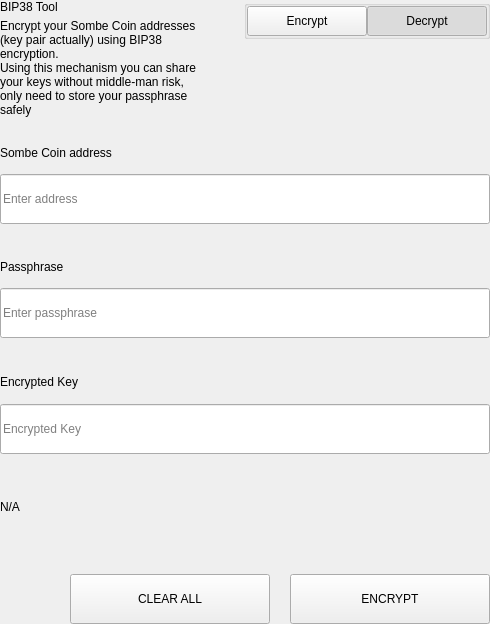
<?xml version="1.0" encoding="UTF-8"?>
<ui version="4.0">
 <class>SettingsBitToolWidget</class>
 <widget class="QWidget" name="SettingsBitToolWidget">
  <property name="geometry">
   <rect>
    <x>0</x>
    <y>0</y>
    <width>490</width>
    <height>624</height>
   </rect>
  </property>
  <property name="windowTitle">
   <string>Form</string>
  </property>
  <layout class="QVBoxLayout" name="verticalLayout">
   <property name="spacing">
    <number>0</number>
   </property>
   <property name="leftMargin">
    <number>0</number>
   </property>
   <property name="topMargin">
    <number>0</number>
   </property>
   <property name="rightMargin">
    <number>0</number>
   </property>
   <property name="bottomMargin">
    <number>0</number>
   </property>
   <item>
    <widget class="QWidget" name="left" native="true">
     <layout class="QVBoxLayout" name="verticalLayout_3">
      <property name="leftMargin">
       <number>0</number>
      </property>
      <property name="topMargin">
       <number>0</number>
      </property>
      <property name="rightMargin">
       <number>0</number>
      </property>
      <property name="bottomMargin">
       <number>0</number>
      </property>
      <item>
       <layout class="QVBoxLayout" name="verticalLayout_2">
        <property name="spacing">
         <number>0</number>
        </property>
        <item>
         <layout class="QHBoxLayout" name="horizontalLayout_3" stretch="3,1">
          <property name="spacing">
           <number>40</number>
          </property>
          <item>
           <layout class="QVBoxLayout" name="verticalLayoutTitle">
            <property name="spacing">
             <number>5</number>
            </property>
            <item>
             <widget class="QLabel" name="labelTitle">
              <property name="text">
               <string>BIP38 Tool</string>
              </property>
             </widget>
            </item>
            <item>
             <widget class="QLabel" name="labelSubtitle1">
              <property name="text">
               <string>Encrypt your Sombe Coin addresses (key pair actually) using BIP38 encryption.
Using this mechanism you can share your keys without middle-man risk, only need to store your passphrase safely</string>
              </property>
              <property name="wordWrap">
               <bool>true</bool>
              </property>
             </widget>
            </item>
           </layout>
          </item>
          <item alignment="Qt::AlignTop">
           <widget class="QGroupBox" name="groupBox">
            <property name="title">
             <string/>
            </property>
            <property name="alignment">
             <set>Qt::AlignLeading|Qt::AlignLeft|Qt::AlignTop</set>
            </property>
            <layout class="QHBoxLayout" name="horizontalLayout_4">
             <property name="spacing">
              <number>0</number>
             </property>
             <property name="leftMargin">
              <number>0</number>
             </property>
             <property name="topMargin">
              <number>0</number>
             </property>
             <property name="rightMargin">
              <number>0</number>
             </property>
             <property name="bottomMargin">
              <number>0</number>
             </property>
             <item>
              <spacer name="horizontalSpacer">
               <property name="orientation">
                <enum>Qt::Horizontal</enum>
               </property>
               <property name="sizeHint" stdset="0">
                <size>
                 <width>40</width>
                 <height>20</height>
                </size>
               </property>
              </spacer>
             </item>
             <item>
              <widget class="QPushButton" name="pushLeft">
               <property name="minimumSize">
                <size>
                 <width>120</width>
                 <height>30</height>
                </size>
               </property>
               <property name="maximumSize">
                <size>
                 <width>120</width>
                 <height>30</height>
                </size>
               </property>
               <property name="focusPolicy">
                <enum>Qt::NoFocus</enum>
               </property>
               <property name="text">
                <string>Encrypt</string>
               </property>
               <property name="checkable">
                <bool>true</bool>
               </property>
               <property name="autoExclusive">
                <bool>true</bool>
               </property>
              </widget>
             </item>
             <item>
              <widget class="QPushButton" name="pushRight">
               <property name="minimumSize">
                <size>
                 <width>120</width>
                 <height>30</height>
                </size>
               </property>
               <property name="maximumSize">
                <size>
                 <width>120</width>
                 <height>30</height>
                </size>
               </property>
               <property name="focusPolicy">
                <enum>Qt::NoFocus</enum>
               </property>
               <property name="text">
                <string>Decrypt</string>
               </property>
               <property name="checkable">
                <bool>true</bool>
               </property>
               <property name="checked">
                <bool>true</bool>
               </property>
               <property name="autoExclusive">
                <bool>true</bool>
               </property>
              </widget>
             </item>
            </layout>
           </widget>
          </item>
         </layout>
        </item>
        <item>
         <widget class="QStackedWidget" name="stackedWidget">
          <property name="currentIndex">
           <number>1</number>
          </property>
          <widget class="QWidget" name="pageDecrypt">
           <layout class="QVBoxLayout" name="verticalLayout_5">
            <property name="spacing">
             <number>0</number>
            </property>
            <property name="leftMargin">
             <number>0</number>
            </property>
            <property name="topMargin">
             <number>0</number>
            </property>
            <property name="rightMargin">
             <number>0</number>
            </property>
            <property name="bottomMargin">
             <number>0</number>
            </property>
            <item>
             <widget class="QWidget" name="widget" native="true">
              <property name="minimumSize">
               <size>
                <width>0</width>
                <height>100</height>
               </size>
              </property>
              <layout class="QVBoxLayout" name="verticalLayout_4">
               <property name="spacing">
                <number>0</number>
               </property>
               <property name="leftMargin">
                <number>0</number>
               </property>
               <property name="topMargin">
                <number>0</number>
               </property>
               <property name="rightMargin">
                <number>0</number>
               </property>
               <property name="bottomMargin">
                <number>0</number>
               </property>
               <item>
                <spacer name="verticalSpacer_2">
                 <property name="orientation">
                  <enum>Qt::Vertical</enum>
                 </property>
                 <property name="sizeType">
                  <enum>QSizePolicy::Fixed</enum>
                 </property>
                 <property name="sizeHint" stdset="0">
                  <size>
                   <width>20</width>
                   <height>20</height>
                  </size>
                 </property>
                </spacer>
               </item>
               <item>
                <layout class="QHBoxLayout" name="horizontalLayout_6" stretch="2">
                 <property name="spacing">
                  <number>0</number>
                 </property>
                 <item>
                  <layout class="QVBoxLayout" name="verticalLayout_7">
                   <property name="spacing">
                    <number>9</number>
                   </property>
                   <item>
                    <widget class="QLabel" name="labelSubtitleKey">
                     <property name="minimumSize">
                      <size>
                       <width>0</width>
                       <height>20</height>
                      </size>
                     </property>
                     <property name="maximumSize">
                      <size>
                       <width>16777215</width>
                       <height>20</height>
                      </size>
                     </property>
                     <property name="text">
                      <string>Encrypted key</string>
                     </property>
                    </widget>
                   </item>
                   <item>
                    <widget class="QLineEdit" name="lineEditKey">
                     <property name="minimumSize">
                      <size>
                       <width>0</width>
                       <height>50</height>
                      </size>
                     </property>
                     <property name="maximumSize">
                      <size>
                       <width>16777215</width>
                       <height>50</height>
                      </size>
                     </property>
                     <property name="placeholderText">
                      <string>Enter a encrypted key</string>
                     </property>
                    </widget>
                   </item>
                  </layout>
                 </item>
                </layout>
               </item>
               <item>
                <spacer name="verticalSpacer_3">
                 <property name="orientation">
                  <enum>Qt::Vertical</enum>
                 </property>
                 <property name="sizeType">
                  <enum>QSizePolicy::Fixed</enum>
                 </property>
                 <property name="sizeHint" stdset="0">
                  <size>
                   <width>20</width>
                   <height>20</height>
                  </size>
                 </property>
                </spacer>
               </item>
               <item>
                <layout class="QVBoxLayout" name="verticalLayout_9">
                 <property name="spacing">
                  <number>9</number>
                 </property>
                 <item>
                  <widget class="QLabel" name="labelSubtitlePassphrase">
                   <property name="maximumSize">
                    <size>
                     <width>16777215</width>
                     <height>20</height>
                    </size>
                   </property>
                   <property name="text">
                    <string>Passphrase</string>
                   </property>
                  </widget>
                 </item>
                 <item>
                  <widget class="QLineEdit" name="lineEditPassphrase">
                   <property name="minimumSize">
                    <size>
                     <width>0</width>
                     <height>50</height>
                    </size>
                   </property>
                   <property name="maximumSize">
                    <size>
                     <width>16777215</width>
                     <height>50</height>
                    </size>
                   </property>
                   <property name="placeholderText">
                    <string>Enter a passphrase</string>
                   </property>
                  </widget>
                 </item>
                </layout>
               </item>
               <item>
                <spacer name="verticalSpacer_4">
                 <property name="orientation">
                  <enum>Qt::Vertical</enum>
                 </property>
                 <property name="sizeType">
                  <enum>QSizePolicy::Fixed</enum>
                 </property>
                 <property name="sizeHint" stdset="0">
                  <size>
                   <width>20</width>
                   <height>20</height>
                  </size>
                 </property>
                </spacer>
               </item>
               <item>
                <widget class="QWidget" name="widget_3" native="true">
                 <property name="sizePolicy">
                  <sizepolicy hsizetype="Preferred" vsizetype="Fixed">
                   <horstretch>0</horstretch>
                   <verstretch>0</verstretch>
                  </sizepolicy>
                 </property>
                 <layout class="QVBoxLayout" name="verticalLayout_10">
                  <property name="spacing">
                   <number>9</number>
                  </property>
                  <property name="leftMargin">
                   <number>0</number>
                  </property>
                  <property name="topMargin">
                   <number>0</number>
                  </property>
                  <property name="rightMargin">
                   <number>0</number>
                  </property>
                  <property name="bottomMargin">
                   <number>0</number>
                  </property>
                  <item>
                   <widget class="QLabel" name="labelSubtitleDecryptResult">
                    <property name="minimumSize">
                     <size>
                      <width>0</width>
                      <height>20</height>
                     </size>
                    </property>
                    <property name="maximumSize">
                     <size>
                      <width>16777215</width>
                      <height>20</height>
                     </size>
                    </property>
                    <property name="text">
                     <string>Decrypted address result</string>
                    </property>
                   </widget>
                  </item>
                  <item>
                   <widget class="QWidget" name="widget_4" native="true">
                    <layout class="QHBoxLayout" name="horizontalLayout" stretch="6,0,1">
                     <property name="spacing">
                      <number>0</number>
                     </property>
                     <property name="leftMargin">
                      <number>0</number>
                     </property>
                     <property name="topMargin">
                      <number>0</number>
                     </property>
                     <property name="rightMargin">
                      <number>0</number>
                     </property>
                     <property name="bottomMargin">
                      <number>0</number>
                     </property>
                     <item alignment="Qt::AlignVCenter">
                      <widget class="QLineEdit" name="lineEditDecryptResult">
                       <property name="minimumSize">
                        <size>
                         <width>0</width>
                         <height>50</height>
                        </size>
                       </property>
                       <property name="maximumSize">
                        <size>
                         <width>16777215</width>
                         <height>50</height>
                        </size>
                       </property>
                       <property name="placeholderText">
                        <string>Decrypted Address</string>
                       </property>
                      </widget>
                     </item>
                     <item>
                      <spacer name="horizontalSpacer_4">
                       <property name="orientation">
                        <enum>Qt::Horizontal</enum>
                       </property>
                       <property name="sizeType">
                        <enum>QSizePolicy::Fixed</enum>
                       </property>
                       <property name="sizeHint" stdset="0">
                        <size>
                         <width>20</width>
                         <height>50</height>
                        </size>
                       </property>
                      </spacer>
                     </item>
                     <item>
                      <widget class="QPushButton" name="pushButtonImport">
                       <property name="minimumSize">
                        <size>
                         <width>140</width>
                         <height>40</height>
                        </size>
                       </property>
                       <property name="text">
                        <string>Import Address</string>
                       </property>
                      </widget>
                     </item>
                    </layout>
                   </widget>
                  </item>
                 </layout>
                </widget>
               </item>
               <item>
                <widget class="QLabel" name="statusLabel_DEC">
                 <property name="maximumSize">
                  <size>
                   <width>16777215</width>
                   <height>40</height>
                  </size>
                 </property>
                 <property name="text">
                  <string/>
                 </property>
                </widget>
               </item>
               <item>
                <spacer name="verticalSpacer">
                 <property name="orientation">
                  <enum>Qt::Vertical</enum>
                 </property>
                 <property name="sizeType">
                  <enum>QSizePolicy::Preferred</enum>
                 </property>
                 <property name="sizeHint" stdset="0">
                  <size>
                   <width>20</width>
                   <height>20</height>
                  </size>
                 </property>
                </spacer>
               </item>
               <item>
                <layout class="QHBoxLayout" name="horizontalLayout_7">
                 <property name="spacing">
                  <number>0</number>
                 </property>
                 <item>
                  <spacer name="horizontalSpacer_5">
                   <property name="orientation">
                    <enum>Qt::Horizontal</enum>
                   </property>
                   <property name="sizeType">
                    <enum>QSizePolicy::Expanding</enum>
                   </property>
                   <property name="sizeHint" stdset="0">
                    <size>
                     <width>40</width>
                     <height>20</height>
                    </size>
                   </property>
                  </spacer>
                 </item>
                 <item>
                  <widget class="QPushButton" name="pushButtonDecryptClear">
                   <property name="minimumSize">
                    <size>
                     <width>200</width>
                     <height>50</height>
                    </size>
                   </property>
                   <property name="maximumSize">
                    <size>
                     <width>200</width>
                     <height>50</height>
                    </size>
                   </property>
                   <property name="text">
                    <string>CLEAR</string>
                   </property>
                  </widget>
                 </item>
                 <item>
                  <spacer name="horizontalSpacer_3">
                   <property name="orientation">
                    <enum>Qt::Horizontal</enum>
                   </property>
                   <property name="sizeType">
                    <enum>QSizePolicy::Fixed</enum>
                   </property>
                   <property name="sizeHint" stdset="0">
                    <size>
                     <width>20</width>
                     <height>20</height>
                    </size>
                   </property>
                  </spacer>
                 </item>
                 <item>
                  <widget class="QPushButton" name="pushButtonDecrypt">
                   <property name="minimumSize">
                    <size>
                     <width>200</width>
                     <height>50</height>
                    </size>
                   </property>
                   <property name="maximumSize">
                    <size>
                     <width>200</width>
                     <height>50</height>
                    </size>
                   </property>
                   <property name="text">
                    <string>DECRYPT KEY</string>
                   </property>
                  </widget>
                 </item>
                </layout>
               </item>
              </layout>
             </widget>
            </item>
           </layout>
          </widget>
          <widget class="QWidget" name="pageEncrypt">
           <layout class="QVBoxLayout" name="verticalLayout_11">
            <property name="spacing">
             <number>0</number>
            </property>
            <property name="leftMargin">
             <number>0</number>
            </property>
            <property name="topMargin">
             <number>0</number>
            </property>
            <property name="rightMargin">
             <number>0</number>
            </property>
            <property name="bottomMargin">
             <number>0</number>
            </property>
            <item>
             <spacer name="verticalSpacer_8">
              <property name="orientation">
               <enum>Qt::Vertical</enum>
              </property>
              <property name="sizeType">
               <enum>QSizePolicy::Fixed</enum>
              </property>
              <property name="sizeHint" stdset="0">
               <size>
                <width>20</width>
                <height>20</height>
               </size>
              </property>
             </spacer>
            </item>
            <item>
             <widget class="QWidget" name="containerAddressEnc" native="true">
              <layout class="QVBoxLayout" name="containerAddressEncLayout">
               <property name="spacing">
                <number>5</number>
               </property>
               <property name="leftMargin">
                <number>0</number>
               </property>
               <property name="topMargin">
                <number>0</number>
               </property>
               <property name="rightMargin">
                <number>0</number>
               </property>
               <property name="bottomMargin">
                <number>0</number>
               </property>
               <item>
                <widget class="QLabel" name="labelSubtitleAddress">
                 <property name="minimumSize">
                  <size>
                   <width>0</width>
                   <height>20</height>
                  </size>
                 </property>
                 <property name="maximumSize">
                  <size>
                   <width>16777215</width>
                   <height>20</height>
                  </size>
                 </property>
                 <property name="text">
                  <string>Sombe Coin address</string>
                 </property>
                </widget>
               </item>
               <item>
                <widget class="QLineEdit" name="addressIn_ENC">
                 <property name="minimumSize">
                  <size>
                   <width>0</width>
                   <height>50</height>
                  </size>
                 </property>
                 <property name="placeholderText">
                  <string>Enter address</string>
                 </property>
                </widget>
               </item>
              </layout>
             </widget>
            </item>
            <item>
             <spacer name="verticalSpacer_6">
              <property name="orientation">
               <enum>Qt::Vertical</enum>
              </property>
              <property name="sizeType">
               <enum>QSizePolicy::Fixed</enum>
              </property>
              <property name="sizeHint" stdset="0">
               <size>
                <width>20</width>
                <height>20</height>
               </size>
              </property>
             </spacer>
            </item>
            <item>
             <widget class="QWidget" name="containerAddress" native="true">
              <layout class="QHBoxLayout" name="horizontalLayout_9" stretch="2">
               <property name="spacing">
                <number>0</number>
               </property>
               <property name="leftMargin">
                <number>0</number>
               </property>
               <property name="topMargin">
                <number>0</number>
               </property>
               <property name="rightMargin">
                <number>0</number>
               </property>
               <property name="bottomMargin">
                <number>0</number>
               </property>
               <item>
                <layout class="QVBoxLayout" name="verticalLayout_8">
                 <property name="spacing">
                  <number>5</number>
                 </property>
                 <item>
                  <widget class="QLabel" name="labelSubtitleMessage">
                   <property name="minimumSize">
                    <size>
                     <width>0</width>
                     <height>20</height>
                    </size>
                   </property>
                   <property name="maximumSize">
                    <size>
                     <width>16777215</width>
                     <height>20</height>
                    </size>
                   </property>
                   <property name="text">
                    <string>Passphrase</string>
                   </property>
                  </widget>
                 </item>
                 <item>
                  <widget class="QLineEdit" name="passphraseIn_ENC">
                   <property name="minimumSize">
                    <size>
                     <width>0</width>
                     <height>50</height>
                    </size>
                   </property>
                   <property name="maximumSize">
                    <size>
                     <width>16777215</width>
                     <height>50</height>
                    </size>
                   </property>
                   <property name="placeholderText">
                    <string>Enter passphrase</string>
                   </property>
                  </widget>
                 </item>
                </layout>
               </item>
              </layout>
             </widget>
            </item>
            <item>
             <spacer name="verticalSpacer_7">
              <property name="orientation">
               <enum>Qt::Vertical</enum>
              </property>
              <property name="sizeType">
               <enum>QSizePolicy::Fixed</enum>
              </property>
              <property name="sizeHint" stdset="0">
               <size>
                <width>20</width>
                <height>20</height>
               </size>
              </property>
             </spacer>
            </item>
            <item>
             <widget class="QWidget" name="widget_2" native="true">
              <property name="minimumSize">
               <size>
                <width>0</width>
                <height>75</height>
               </size>
              </property>
              <property name="maximumSize">
               <size>
                <width>16777215</width>
                <height>16777215</height>
               </size>
              </property>
              <layout class="QVBoxLayout" name="verticalLayout_6">
               <property name="leftMargin">
                <number>0</number>
               </property>
               <property name="topMargin">
                <number>0</number>
               </property>
               <property name="rightMargin">
                <number>0</number>
               </property>
               <property name="bottomMargin">
                <number>0</number>
               </property>
               <item>
                <widget class="QLabel" name="labelSubtitleEncryptedKey">
                 <property name="minimumSize">
                  <size>
                   <width>0</width>
                   <height>20</height>
                  </size>
                 </property>
                 <property name="maximumSize">
                  <size>
                   <width>16777215</width>
                   <height>20</height>
                  </size>
                 </property>
                 <property name="text">
                  <string>Encrypted Key</string>
                 </property>
                </widget>
               </item>
               <item>
                <widget class="QLineEdit" name="encryptedKeyOut_ENC">
                 <property name="minimumSize">
                  <size>
                   <width>0</width>
                   <height>50</height>
                  </size>
                 </property>
                 <property name="placeholderText">
                  <string>Encrypted Key</string>
                 </property>
                </widget>
               </item>
              </layout>
             </widget>
            </item>
            <item>
             <widget class="QLabel" name="statusLabel_ENC">
              <property name="text">
               <string notr="true">N/A</string>
              </property>
             </widget>
            </item>
            <item>
             <spacer name="verticalSpacer_5">
              <property name="orientation">
               <enum>Qt::Vertical</enum>
              </property>
              <property name="sizeType">
               <enum>QSizePolicy::Fixed</enum>
              </property>
              <property name="sizeHint" stdset="0">
               <size>
                <width>20</width>
                <height>20</height>
               </size>
              </property>
             </spacer>
            </item>
            <item>
             <layout class="QHBoxLayout" name="horizontalLayout_8">
              <property name="spacing">
               <number>0</number>
              </property>
              <item>
               <spacer name="horizontalSpacer_6">
                <property name="orientation">
                 <enum>Qt::Horizontal</enum>
                </property>
                <property name="sizeType">
                 <enum>QSizePolicy::Expanding</enum>
                </property>
                <property name="sizeHint" stdset="0">
                 <size>
                  <width>40</width>
                  <height>20</height>
                 </size>
                </property>
               </spacer>
              </item>
              <item>
               <widget class="QPushButton" name="pushButtonClear">
                <property name="minimumSize">
                 <size>
                  <width>200</width>
                  <height>50</height>
                 </size>
                </property>
                <property name="focusPolicy">
                 <enum>Qt::NoFocus</enum>
                </property>
                <property name="text">
                 <string>CLEAR ALL</string>
                </property>
               </widget>
              </item>
              <item>
               <spacer name="horizontalSpacer_2">
                <property name="orientation">
                 <enum>Qt::Horizontal</enum>
                </property>
                <property name="sizeType">
                 <enum>QSizePolicy::Fixed</enum>
                </property>
                <property name="sizeHint" stdset="0">
                 <size>
                  <width>20</width>
                  <height>20</height>
                 </size>
                </property>
               </spacer>
              </item>
              <item>
               <widget class="QPushButton" name="pushButtonEncrypt">
                <property name="minimumSize">
                 <size>
                  <width>200</width>
                  <height>50</height>
                 </size>
                </property>
                <property name="maximumSize">
                 <size>
                  <width>200</width>
                  <height>50</height>
                 </size>
                </property>
                <property name="focusPolicy">
                 <enum>Qt::NoFocus</enum>
                </property>
                <property name="text">
                 <string>ENCRYPT</string>
                </property>
               </widget>
              </item>
             </layout>
            </item>
           </layout>
          </widget>
         </widget>
        </item>
       </layout>
      </item>
     </layout>
    </widget>
   </item>
  </layout>
 </widget>
 <resources/>
 <connections/>
</ui>
